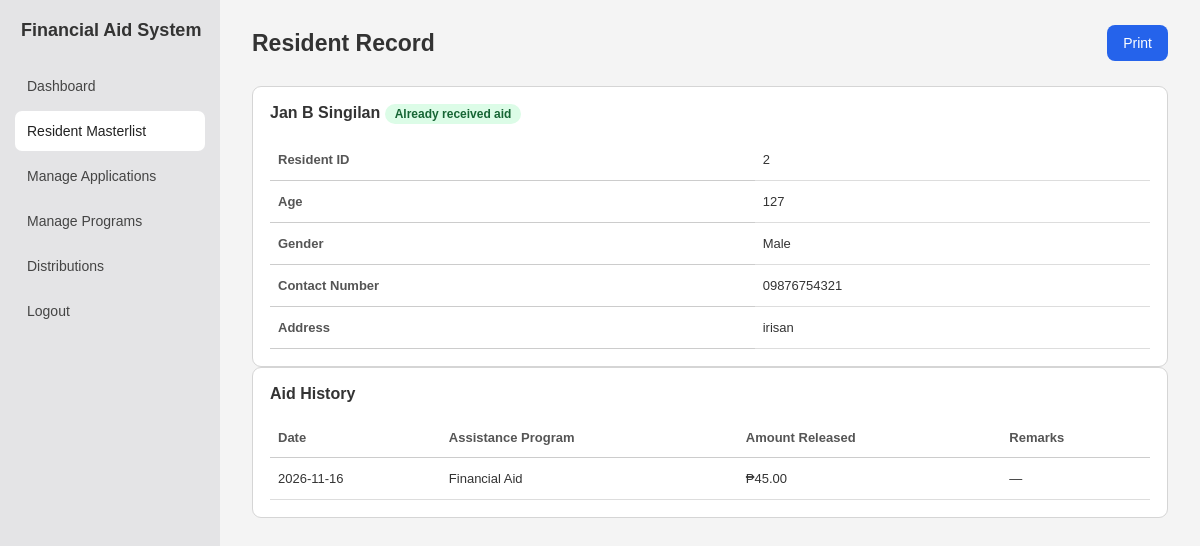
The page /worker/resident_record.php?id=2 (signed in) on the database its author committed.
### tables this page shows
CREATE TABLE `resident_information` (
  `resident_id` int(11) NOT NULL,
  `firstname` varchar(100) NOT NULL,
  `middlename` varchar(100) NOT NULL,
  `lastname` varchar(100) NOT NULL,
  `age` tinyint(3) NOT NULL,
  `gender` enum('Male','Female','Other') NOT NULL,
  `contact` varchar(11) NOT NULL,
  `address` varchar(100) NOT NULL
);

CREATE TABLE `assistance_release` (
  `release_id` int(11) NOT NULL,
  `applicant_id` int(11) NOT NULL,
  `amount` decimal(10,2) NOT NULL,
  `release_date` date NOT NULL,
  `remarks` varchar(255) DEFAULT NULL
);

CREATE TABLE `application` (
  `applicant_id` int(11) NOT NULL,
  `firstname` varchar(100) NOT NULL,
  `middlename` varchar(100) NOT NULL,
  `lastname` varchar(100) NOT NULL,
  `email` varchar(100) DEFAULT NULL,
  `aid_type` varchar(150) NOT NULL,
  `resident_id` int(11) DEFAULT NULL,
  `application_date` datetime NOT NULL DEFAULT current_timestamp(),
  `user_id` int(11) DEFAULT NULL,
  `documents` text DEFAULT NULL,
  `status` varchar(20) NOT NULL DEFAULT 'Pending'
);

### classes/beneficiary.php (called while the page is built, shortened)
<?php
class Beneficiary {
    private $pdo;
    public function __construct($pdo) {
        $this->pdo = $pdo;
    }
    public function find_resident($resident_id) {
        $prep = $this->pdo->prepare(
            "SELECT * FROM resident_information WHERE resident_id = :id LIMIT 1"
        );
        $prep->execute([':id' => $resident_id]);
        return $prep->fetch(PDO::FETCH_ASSOC);
    }
    public function aid_history($resident_id) {
        $prep = $this->pdo->prepare(
            "SELECT a.aid_type AS program, r.amount, r.release_date, r.remarks
             FROM assistance_release r
             INNER JOIN application a ON a.applicant_id = r.applicant_id
             WHERE a.resident_id = :id
             ORDER BY r.release_date DESC, r.release_id DESC"
        );
        $prep->execute([':id' => $resident_id]);
        return $prep->fetchAll(PDO::FETCH_ASSOC);
    }
    public function has_received($resident_id) {
        $prep = $this->pdo->prepare(
            "SELECT COUNT(*)
             FROM assistance_release r
             INNER JOIN application a ON a.applicant_id = r.applicant_id
             WHERE a.resident_id = :id"
        );
        $prep->execute([':id' => $resident_id]);
        return (int)$prep->fetchColumn() > 0;
    }
}

### worker/resident_record.php (the view, shortened to what this page needs)
<?php
require_once "../dbconn.php";
require_once "../classes/beneficiary.php";
$conn = new Beneficiary($pdo);
$resident_id = filter_input(INPUT_GET, 'id', FILTER_VALIDATE_INT);
$resident = null;
$history = [];
$received = false;
if ($resident_id) {
    try {
        $resident = $conn->find_resident($resident_id);
        if ($resident) {
            $history = $conn->aid_history($resident['resident_id']);
            $received = $conn->has_received($resident['resident_id']);
        }
    } catch (Throwable $e) {
        $resident = null;
        $history = [];
        $received = false;
    }
}
$resident_name = '';
if (is_array($resident)) {
    $name_parts = [];
    foreach (['firstname', 'middlename', 'lastname'] as $field) {
        $value = $resident[$field] ?? '';
        if (trim((string) $value) !== '') {
            $name_parts[] = trim((string) $value);
        }
    }
    $resident_name = implode(' ', $name_parts);
}
?>
<!DOCTYPE html>
<html lang="en">
<head>
    <link rel="stylesheet" href="worker_style.css">
</head>
<body>
<div class="dashboard">
    <?php $activePage = 'residents'; require __DIR__ . '/sidebar.php'; ?>
    <main class="main-content">
        <div class="topbar">
            <h2>Resident Record</h2>
            <button type="button" class="search-btn" onclick="window.print()">Print</button>
        </div>
        <?php if (!$resident): ?>
            <section class="panel"><p class="empty-message">Record not found.</p></section>
        <?php else: ?>
            <section class="panel">
                <div class="panel-header">
                    <h3>
                        <?php echo htmlspecialchars($resident_name ?: 'Resident'); ?>
                        <span class="badge <?php echo $received ? 'badge-yes' : 'badge-no'; ?>">
                            <?php echo $received ? 'Already received aid' : 'No record yet'; ?>
                        </span>
                    </h3>
                </div>
                <div class="table-wrapper">
                    <table class="applicant-table">
                        <tbody>
                            <tr><th>Resident ID</th><td><?php echo htmlspecialchars((string)($resident['resident_id'] ?? 'N/A')); ?></td></tr>
                            <tr><th>Age</th><td><?php echo htmlspecialchars((string)($resident['age'] ?? 'N/A')); ?></td></tr>
                            <tr><th>Gender</th><td><?php echo htmlspecialchars((string)($resident['gender'] ?? 'N/A')); ?></td></tr>
                            <tr><th>Contact Number</th><td><?php echo htmlspecialchars((string)($resident['contact'] ?? 'N/A')); ?></td></tr>
                            <tr><th>Address</th><td><?php echo htmlspecialchars((string)($resident['address'] ?? 'N/A')); ?></td></tr>
                        </tbody>
                    </table>
                </div>
            </section>
            <section class="panel">
                <div class="panel-header"><h3>Aid History</h3></div>
                <?php if (empty($history)): ?>
                    <p class="empty-message">No record yet.</p>
                <?php else: ?>
                    <div class="table-wrapper">
                        <table class="applicant-table">
                            <thead>
                                <tr>
                                    <th>Date</th>
                                    <th>Assistance Program</th>
                                    <th>Amount Released</th>
                                    <th>Remarks</th>
                                </tr>
                            </thead>
                            <tbody>
                            <?php foreach ($history as $fetch): ?>
                                <tr>
                                    <td><?php echo htmlspecialchars((string)($fetch['release_date'] ?? 'N/A')); ?></td>
                                    <td><?php echo htmlspecialchars((string)($fetch['program'] ?? 'N/A')); ?></td>
                                    <td>₱<?php echo number_format((float)($fetch['amount'] ?? 0), 2); ?></td>
                                    <td><?php echo htmlspecialchars((string)($fetch['remarks'] ?? '—')); ?></td>
                                </tr>
                            <?php endforeach; ?>
                            </tbody>
                        </table>
                    </div>
                <?php endif; ?>
            </section>
        <?php endif; ?>
    </main>
</div>
</body>
</html>

### worker/worker_style.css (style rules this page uses)
* { margin: 0; padding: 0; box-sizing: border-box; }
body { font-family: Arial, Helvetica, sans-serif; background-color: #f4f4f4; color: #333; }
.dashboard { display: flex; min-height: 100vh; }
.main-content { flex: 1; padding: 25px 32px; min-width: 0; }
.topbar { display: flex; justify-content: space-between; align-items: center; margin-bottom: 25px; }
.topbar h2 { font-size: 23px; font-weight: bold; }
.panel { background-color: white; border: 1px solid #d5d5d5; border-radius: 9px; padding: 17px; min-width: 0; }
.panel-header { display: flex; justify-content: space-between; align-items: center; margin-bottom: 15px; }
.panel-header h3, .panel h3 { font-size: 16px; font-weight: bold; }
.table-wrapper { width: 100%; overflow-x: auto; }
.applicant-table { width: 100%; border-collapse: collapse; font-size: 13px; }
.applicant-table th { text-align: left; color: #555; padding: 12px 8px; border-bottom: 1px solid #ccc; white-space: nowrap; }
.applicant-table td { padding: 13px 8px; border-bottom: 1px solid #ddd; }
.search-btn { padding: 10px 16px; border: none; border-radius: 8px; background: #2563eb; color: #fff; font-size: 14px; cursor: pointer; }
.badge { display: inline-block; padding: 3px 10px; border-radius: 999px; font-size: 12px; font-weight: 600; white-space: nowrap; }
.badge-yes { background: #dcfce7; color: #166534; }

### rows shown on the page
resident_information: resident_id "2", age "127", gender "Male", contact "09876754321", address "irisan"
assistance_release: release_date "2026-11-16", applicant.aid_type "Financial Aid", amount "45.00", remarks "—"

### other values the page prints
$item[1] "Dashboard"
$item[1] "Resident Masterlist"
$item[1] "Manage Applications"
$item[1] "Manage Programs"
$item[1] "Distributions"
$item[1] "Logout"
$resident_name ?: 'Resident' "Jan B Singilan"
